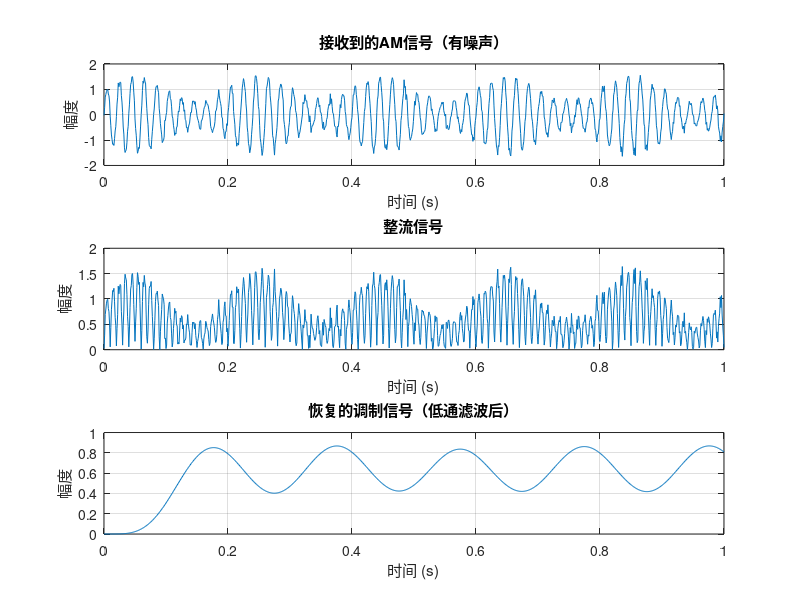

MATLAB code for this plot:
%用于整流检波解调的演示

% 设置参数
Fs = 1000;  % 采样频率 (Hz)
t = 0:1/Fs:1;  % 时间向量 (1秒)

% 调制信号 (低频信号)
Am = 1;  % 调制信号的幅度
fm = 5;  % 调制信号的频率 (Hz)
modulating_signal = Am * sin(2 * pi * fm * t);  % 调制信号

% 载波信号 (高频信号)
Ac = 1;  % 载波信号的幅度
fc = 50; % 载波信号的频率 (Hz)
carrier_signal = Ac * sin(2 * pi * fc * t);  % 载波信号

% 调幅信号 (AM)
mu = 0.5;  % 调制指数 (mu <= 1 表示没有过调制)
am_signal = (1 + mu * modulating_signal) .* carrier_signal;  % AM信号

% 添加噪声（可选）
noisy_am_signal = am_signal + 0.1 * randn(size(am_signal));  % 含噪声的AM信号

% 绘制AM信号
figure;
subplot(3, 1, 1);
plot(t, noisy_am_signal);
title('接收到的AM信号（有噪声）');
xlabel('时间 (s)');
ylabel('幅度');
grid on;

% 整流 (取绝对值)
rectified_signal = abs(noisy_am_signal);  % 对信号进行整流（取绝对值）

% 低通滤波提取调制信号
[b, a] = butter(5, fm/(Fs/2), 'low');  % 设计低通滤波器
recovered_signal = filter(b, a, rectified_signal);  % 滤波器提取调制信号

% 绘制整流后的信号
subplot(3, 1, 2);
plot(t, rectified_signal);
title('整流信号');
xlabel('时间 (s)');
ylabel('幅度');
grid on;

% 绘制解调后的信号
subplot(3, 1, 3);
plot(t, recovered_signal);
title('恢复的调制信号（低通滤波后）');
xlabel('时间 (s)');
ylabel('幅度');
grid on;
